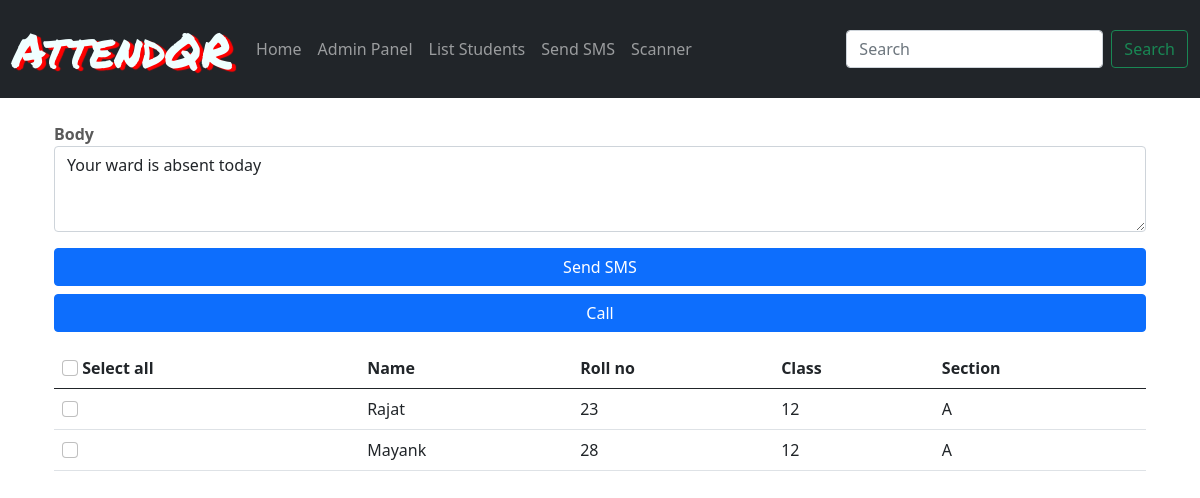
The page /sms/ (signed in) on the database as committed earlier.
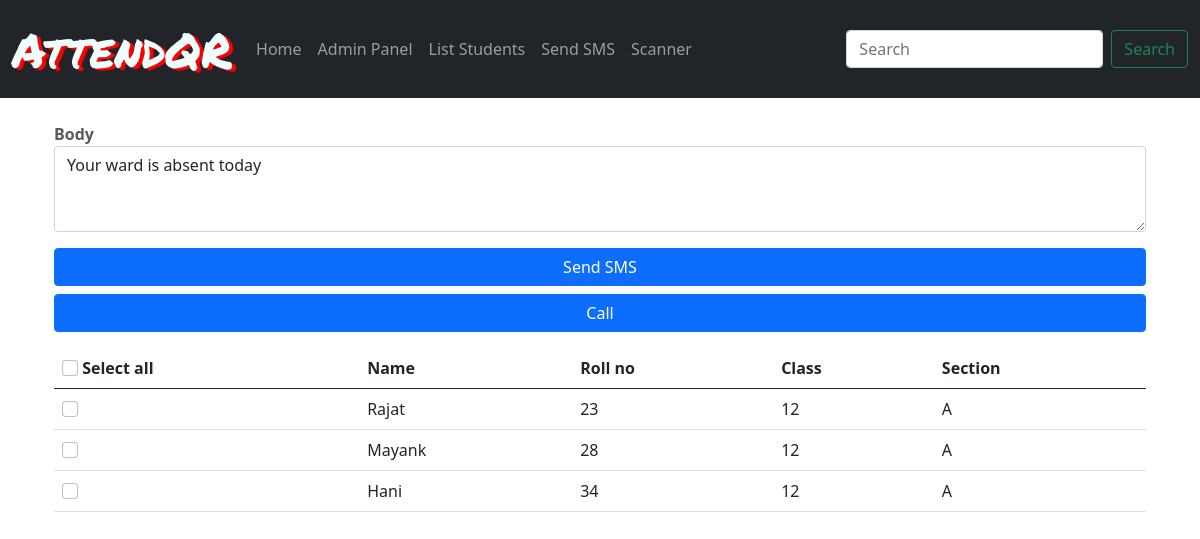
The same page on the database as committed later.
### students/models.py (models this page shows, shortened)
class studentsList(models.Model):
    section_names=[
        ('A','science'),
        ('C','commerce'),
        ('H','humanity')]
    name=models.CharField(null=False,max_length=255)
    email=models.EmailField(null=True)
    parent_name=models.CharField(max_length=255)
    standard=models.IntegerField()
    phone=models.BigIntegerField(null=True)
    section=models.CharField(max_length=6,choices=section_names)
    rollno=models.IntegerField(default=0)

### sms/views.py (the view)
# urls.py: path('sms/', views.sms_home, name='sms_home')
@login_required
def sms_home(request):
    usrs=list(attendon.objects.filter(date=timezone.now()).values_list('student', flat=True))
    students=studentsList.objects.exclude(pk__in=usrs)
    context={
        'students':students
    }
    return render(request,'sms.html',context)

### sms/templates/sms.html (shortened to what this page needs)
{% extends 'base.html' %}
{% load static %}
{% block content %}
<div class="container p-4">
 <div class="form-group">
   <label for=""><b>Body</b></label>
   <textarea class="form-control" name="" id="txtdata" rows="3">Your ward is absent today</textarea>
   <div class="d-grid gap-2 py-3">
    <button class="btn btn-primary" type="button" id="smsbtn">Send SMS</button>
    <button class="btn btn-primary" type="button" id="callbtn">Call</button>
  </div>
  </div>
 <table class="table table-hover">
  <thead>
    <tr>
      <th scope="col"><input class="form-check-input" type="checkbox" id="selectall">&nbsp;Select all</th>
      <th scope="col">Name</th>
      <th scope="col">Roll no</th>
      <th scope="col">Class</th>
      <th scope="col">Section</th>
    </tr>
  </thead>
  <tbody>
    {% for stu in students %}
    <tr>
      <th scope="row"><input class="form-check-input" type="checkbox" value="{{stu.id}}" id="user"></th>
      <td>{{stu.name}}</td>
      <td>{{stu.rollno}}</td>
      <td>{{stu.standard}}</td>
      <td>{{stu.section}}</td>
    </tr>
    {% endfor %}
  </tbody>
</table>
</div>
{% endblock %}

Rows that differ between the two databases and show on the page:
added studentsList: name "Hani", rollno "34", standard "12", section "A"
